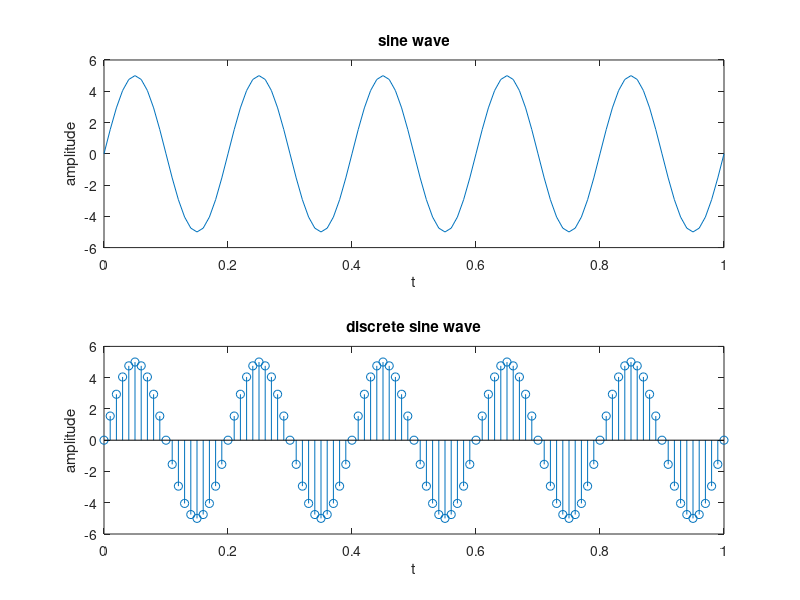

MATLAB code to generate this figure:
%continuous and discrete sine wave

close all
clear all
clc
    
am=input('amplitude of message signal=');
fm=input('frequency of message signal=');

t=0:0.01:1;

m=am*sin(2*pi*fm*t);

%sine wave
subplot(2,1,1);
plot(t,m);
title('sine wave')
xlabel('t')
ylabel('amplitude')

%discrete sine wave
subplot(2,1,2);
stem(t,m);
title('discrete sine wave')
xlabel('t')
ylabel('amplitude')
